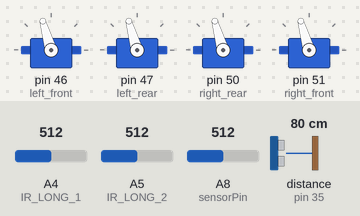
The sketch below on a simulated Arduino Mega 2560, built with avr-gcc and run on an emulated ATmega2560. On the bench: 4 × servo. Wiring (inferred from the names in the program): ultrasonic range finder: trigger pin 34; echo pin 35. Inputs (shaded band) come from the test bench; at power-on: A4 (IR_LONG_1) = 512, A5 (IR_LONG_2) = 512, A8 (sensorPin) = 512, distance to the obstacle (sensor on pin 35) 80 cm. The echo pulse lasts 58.3 µs per cm; what the sketch prints to the serial monitor is not drawn.

Above: at 1.7 s.
1.8 s: A4 (IR_LONG_1) set to 349
At 3.0 s:
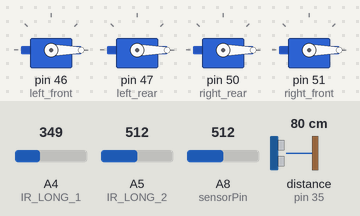
4.8 s: A5 (IR_LONG_2) set to 90
At 6.0 s:
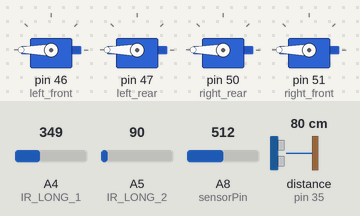
6.3 s: A5 (IR_LONG_2) set to 369
At 7.7 s:
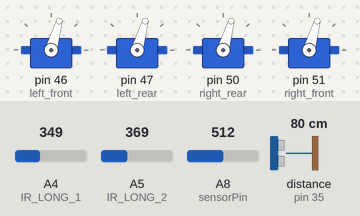
8.0 s: A4 (IR_LONG_1) set to 716
At 8.9 s:
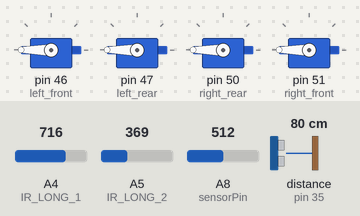
11.0 s: A5 (IR_LONG_2) set to 33
12.5 s: A5 (IR_LONG_2) set to 28
At 12.9 s:
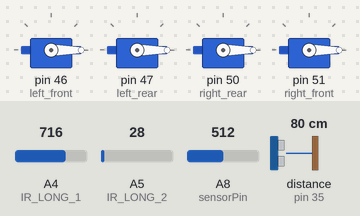
Timing chart, 0 to 15.5 s (numbered marks = the images above; inputs shaded):
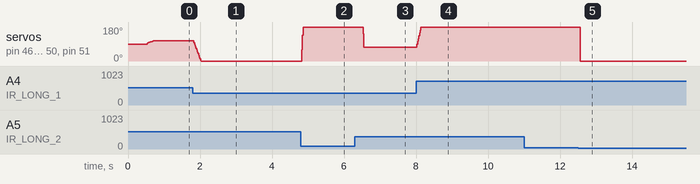

The sketch:

BetterStraightLine.ino
```cpp
//----MotorSetup----
# include <Servo.h>   // include the library of servo motor control
// define the control pin of each motor
const byte left_front = 46;
const byte left_rear = 47;
const byte right_rear = 50;
const byte right_front = 51;

Servo left_front_motor;
Servo left_rear_motor;
Servo right_rear_motor;
Servo right_front_motor;
//----MotorSetup----


//----Gyro----
const int sensorPin = A8;           //define the pin that gyro is connected
int T = 100;                        // T is the time of one loop, 0.1 sec
float sensorValue = 0;           // read out value of sensor
float gyroSupplyVoltage = 5;      // supply voltage for gyro
float gyroZeroVoltage = 0;         // the value of voltage when gyro is zero
float gyroSensitivity = 0.0055;     // gyro sensitivity unit is (mv/degree/second) get from datasheet
float rotationThreshold = 3;      // because of gyro drifting, defining rotation angular velocity less
// than this value will be ignored
float gyroRate = 0;                      // read out value of sensor in voltage
float currentAngle = 0;               // current angle calculated by angular velocity integral on
byte serialRead = 0;

float radiansAngle = 0;
float EMA_a = 0.9;
double EMA_S = 0;
//----Gyro----


//----InverseKinematicValues----
float L = 007.620;
float l = 009.078;
float R_w = 002.54;

float velocity[3] = {0,0,0};
float max_velocity[3] = {8,1,6};
float ang_vel[4] = {0,0,0,0};

float motor_speed_Value[4] = {0,0,0,0};
//----InverseKinematicValues----

//----PIDValues----
float reference[3] = {10,0,PI};
float currentTime, previousTime, elapsedTime;
float max_velocities[3] = {500, 500, 600};
float error[3] = {0,0,0};
float cumError[3] = {0,0,0};
float lastError[3] = {0,0,0};
float rateError[3] = {0,0,0};

//StraightLine
float Kp_r[3] = {7.5,175,0.1};
float Ki_r[3] = {0.1,0.2,0.2};
float Kd_r[3] = {0,2,0.5};

//Turning
float Kp_t[3] = {0,0,3};
float Ki_t[3] = {0,0,0.05};
float Kd_t[3] = {0,0,0.5};

float Kp_straight = 275;
//----PIDValues----


//----Ultrasound----
const int trigPin = 34;
const int echoPin = 35;
float Ultraduration;
float Ultradistance;
//----Ultrasound----

//----IR----
enum IR {
  LEFT_FRONT,
  LEFT_BACK,
  BACK_LEFT,
  BACK_RIGHT,
};

// Left front long range IR
const int IR_LONG_1 = A4;
float IR_LONG_1_DIST = 0;

// Left back long range IR
const int IR_LONG_2 = A5;
float IR_LONG_2_DIST = 0;

float IR_diff = 0;
float correction = 0;
float IR_wall_dist = 0;
float IR_Angle = 0;
float IR_Between_Dist = 12;


// Back left mid range IR
const int IR_MID_1 = A6;
double IR_MID_1_DIST = 0;

// Back right mid range IR
const int IR_MID_2 = A7;
float IR_MID_2_DIST = 0;
//----IR----

//MA Filter -------------
#define WINDOW_SIZE 13
int index_LFIR = 0;
double value_LFIR = 0;
double sum_LFIR = 0;
int index_LBIR = 0;
double value_LBIR = 0;
double sum_LBIR = 0;
double LEFT_FRONT_READING[WINDOW_SIZE];
double LEFT_BACK_READING[WINDOW_SIZE];
double averaged = 0;
//MA Filter -------------

int flag = 0;


void setup() {
pinMode(trigPin, OUTPUT); // Sets the trigPin as an Output
pinMode(echoPin, INPUT); // Sets the echoPin as an Input
Serial.begin(9600);

left_front_motor.attach(left_front);
left_rear_motor.attach(left_rear);
right_rear_motor.attach(right_rear);
right_front_motor.attach(right_front);

  //----Gyro----
  int i;
  float sum = 0;
  EMA_S = analogRead(sensorPin);     //set EMA S for t=1
  pinMode(sensorPin, INPUT);
  Serial.println("please keep the sensor still for calibration");
  Serial.println("get the gyro zero voltage");
  for (i = 0; i < 100; i++) // read 100 values of voltage when gyro is at still, to calculate the zero-drift.
  {
    sensorValue = analogRead(sensorPin);
    sum += sensorValue;
    delay(5);
  }
  gyroZeroVoltage = sum / 100;  // average the sum as the zero drifting
  //----Gyro----
}


void loop() {


  Ultrasound();
  IR_Sensors();
  //Gyro();
  error[0] = 0;
  //error[0] = (reference[0] - Ultradistance);
  //error[1] = reference[1]-IR_wall_dist;
  error[1] = 0;
  //error[2] = reference[2];
  Serial.println(error[2]);
  error[2] = 0;
  PID_Controller();
  inverse_kinematics();
  set_motor_speed();
  Serial.println(motor_speed_Value[1]);
  set_motors();
  //StraightLineWithin();


}


void StraightLineController(){
}

void PID_Controller(){

   currentTime = millis();
   elapsedTime = (float)(currentTime - previousTime)/1000;

   for (int i = 0; i < 3; i++){

    cumError[i] += error[i]*elapsedTime;
    rateError[i] = (error[i]-lastError[i])/elapsedTime;

    velocity[i] = (Kp_r[i] * error[i])+(Ki_r[i]*cumError[i])+(Kd_r[i]*rateError[i]);


    //if ((abs(velocity[i])) > max_velocity[i]){
    //  velocity[i] = ((abs(velocity[i]))/velocity[i] * max_velocity[i]);
    //}

   lastError[i] = error[i];
   previousTime = currentTime;
  }
}

void inverse_kinematics(){
  ang_vel[0] = R_w * (-velocity[0] + velocity[1] + ((L+l)*velocity[2]));
  ang_vel[1] = R_w * (-velocity[0] - velocity[1] + ((L+l)*velocity[2]));
  ang_vel[2] = R_w * (velocity[0] - velocity[1] + ((L+l)*velocity[2]));
  ang_vel[3] = R_w * (velocity[0] + velocity[1] + ((L+l)*velocity[2]));
}

void set_motors() {
  Serial.println("Here");
  left_front_motor.writeMicroseconds(1500 + motor_speed_Value[0]-correction);
  left_rear_motor.writeMicroseconds(1500 + motor_speed_Value[1]-correction);
  right_rear_motor.writeMicroseconds(1500 + motor_speed_Value[2]-correction);
  right_front_motor.writeMicroseconds(1500 + motor_speed_Value[3]-correction);
}

void set_motor_speed(){

  for (int i = 0; i < 4; i++){
    motor_speed_Value[i] = ang_vel[i];

    if ((abs(motor_speed_Value[i])) > 500){
      motor_speed_Value[i] = ((abs(motor_speed_Value[i]))/motor_speed_Value[i])*500;
    }
  }
}

void Ultrasound(){
  //----Ultrasound----
  digitalWrite(trigPin, LOW);
  delayMicroseconds(2);
  digitalWrite(trigPin, HIGH);
  delayMicroseconds(10);
  digitalWrite(trigPin, LOW);
  Ultraduration = pulseIn(echoPin, HIGH);
  // Calculating the distance
  Ultradistance = Ultraduration * 0.034 / 2;
  //Serial.println(Ultradistance);
//----Ultrasound----
}

void IR_Sensors(){
  // Get distances from left side of robot to wall
  IR_LONG_1_DIST = IR_dist(LEFT_FRONT);
  IR_LONG_2_DIST = IR_dist(LEFT_BACK);
  //Serial.println(IR_LONG_2_DIST);

  IR_wall_dist = 0.3 * IR_LONG_1_DIST + 0.7 * IR_LONG_2_DIST; // distance of centre of robot to wall
  IR_diff = IR_LONG_1_DIST - IR_LONG_2_DIST; // Difference between long range IRs
  //Serial.println(IR_diff);
  IR_Angle = atan((IR_diff/IR_Between_Dist));
  correction = IR_diff * Kp_straight;
  //Serial.println(IR_Angle);
  //IR_Angle = IR_Angle*(3.1415/180);
  //Serial.println(IR_Angle);
}


double IR_dist(IR code) { // find distances using calibration curve equations
  double est, dist, temp;
  int adc;

  switch(code) {
    case LEFT_FRONT:
      adc = analogRead(IR_LONG_1);
      //Serial.println(adc);
      temp = (6245.5)/(pow(adc,1.042));
      dist = MA_Filter(1, temp);
      break;
    case LEFT_BACK:
      adc = analogRead(IR_LONG_2);
      temp = (2730.4)/(pow(adc,0.901));
      dist = MA_Filter(2, temp);
      break;
    case BACK_LEFT:
      adc = analogRead(IR_MID_1);
      //dist =
      break;
    case BACK_RIGHT:
      adc = analogRead(IR_MID_2);
      //dist =
      break;
  }


  // might need delay dunno
  delay(1);

  return dist;
}

void StraightLineWithin(){
  if ((abs(error[0])<=2 )){
    stop();
    Serial.println("Stopped");
  }
}

void stop() //Stop
{
  left_front_motor.writeMicroseconds(1500);
  left_rear_motor.writeMicroseconds(1500);
  right_rear_motor.writeMicroseconds(1500);
  right_front_motor.writeMicroseconds(1500);

  flag = 1;
}

double MA_Filter(int code, double distance){

  switch(code){
  case 1:
    sum_LFIR -= LEFT_FRONT_READING[index_LFIR];
    LEFT_FRONT_READING[index_LFIR] = distance;
    sum_LFIR += distance;
    index_LFIR = (index_LFIR + 1) % WINDOW_SIZE;
    averaged = sum_LFIR/WINDOW_SIZE;
//    Serial.println(averaged);
  break;
  case 2:
    sum_LBIR -= LEFT_BACK_READING[index_LBIR];
    LEFT_BACK_READING[index_LBIR] = distance;
    sum_LBIR += distance;
    index_LBIR = (index_LBIR + 1) % WINDOW_SIZE;
    averaged = sum_LBIR/WINDOW_SIZE;
//    Serial.println(averaged);
  break;
  }
  return averaged;
}

void Gyro(){
    //----Gyro----
  // find rate value - the drift rate (when it is still)

  sensorValue = analogRead(sensorPin);  //read the sensor value using ADC
  EMA_S = (EMA_a*sensorValue) + ((1-EMA_a)*EMA_S);
//  Serial.print(EMA_S);
//  Serial.print(",");
//  Serial.println(analogRead(sensorPin));
//
  gyroRate = ((EMA_S - gyroZeroVoltage) * gyroSupplyVoltage) / 1023;
  // read out voltage divided the gyro sensitivity to calculate the angular velocity
  // from Data Sheet, gyroSensitivity is 0.007 V/dps


  float angularVelocity = gyroRate / gyroSensitivity;
//  Serial.println(angularVelocity);
  // if the angular velocity is less than the threshold, ignore it
  if (angularVelocity >= rotationThreshold || angularVelocity <= -rotationThreshold)
  {
    // we are running a loop in T (of T/1000 second).
    currentAngle += angularVelocity/(1000/T);
  }
  // keep the angle between 0-360
  if (currentAngle < 0)
  {
    currentAngle += 360;
  }
  else if (currentAngle > 359)
  {
    currentAngle -= 360;
  }

  //Serial.println(currentAngle);
  //delay(500);
  radiansAngle = currentAngle * (PI / 180);
  //Serial.print(angularVelocity);
  //Serial.print(" ");
  //Serial.println(radiansAngle);

  // control the time per loop
  delay (T);
}
```

Measured:
- the behaviour switches between 32 and 31 on A5 (IR_LONG_2) (found by bisection; images 4 and 5)
- after the input at 1.8 s, servo on pin 46 (left_front), servo on pin 47 (left_rear), servo on pin 50 (right_rear), servo on pin 51 (right_front): moves from 106° to 0° over 0.21 s, starting at once
- after the input at 4.8 s, servo on pin 46 (left_front), servo on pin 47 (left_rear), servo on pin 50 (right_rear), servo on pin 51 (right_front): 0° → 180° at once
- after the input at 6.3 s, servo on pin 46 (left_front), servo on pin 47 (left_rear), servo on pin 50 (right_rear), servo on pin 51 (right_front): 180° → 74° after 0.23 s
- after the input at 8.0 s, servo on pin 46 (left_front), servo on pin 47 (left_rear), servo on pin 50 (right_rear), servo on pin 51 (right_front): 74° → 180° at once
- after the input at 12.5 s, servo on pin 46 (left_front), servo on pin 47 (left_rear), servo on pin 50 (right_rear), servo on pin 51 (right_front): 180° → 0° after 0.06 s
